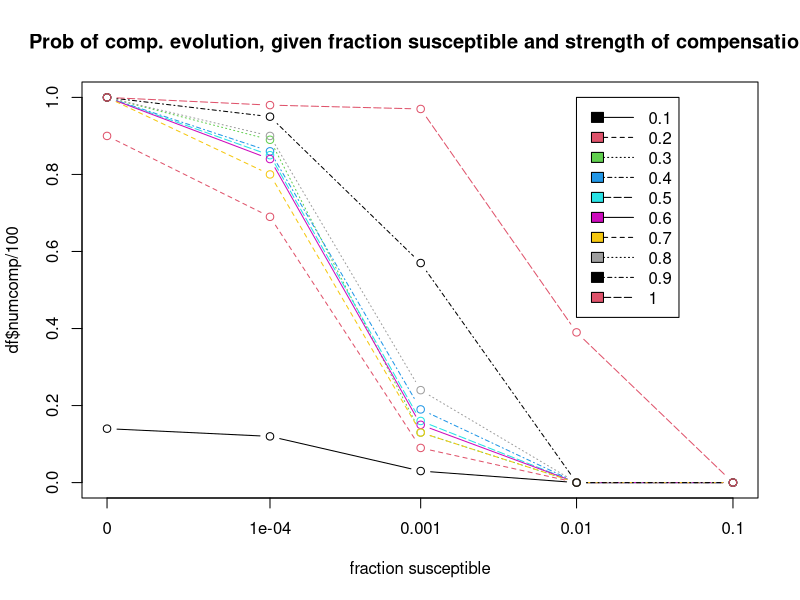

Reproduce this figure in R.


#This is code for the project with Ruti and Brandon. 
#I want to know what the probability of compensatory evolution is, given a certain set of parameters. 

#Let's start with a set of parameters

N =10000 #total pop size
f = 0.001 #fraction susceptible at beginning
G = 200 #numgenerations
c = 0.1 #cost of resistance
comp = 0.5 #effect of compensatory mutation (0.5 means half of cost is compensated, 1.5 means that cost is more than compensated)
mu = 1/N # mutation rate
numSims = 100

newPopArray <- function(N, c, comp, mu, popArray) {
  #first sampling
  fitnessArray <- popArray*c(1, 1-c, 1-(c*(1-comp)))
  popArray <- rmultinom(n = 1, size = N, prob = fitnessArray)
  #next mutation
  numMut = rbinom(n=1, size = popArray[2], prob = mu)
  popArray <- popArray + c(0, -numMut, +numMut)
}

newPopArrayVariableMutEffect <- function(N, c, comp, mu, popArray, mutrange) {
  #first sampling
  fitnessArray <- popArray*c(1, 1-c, 1-(c*(1-comp)))
  popArray <- rmultinom(n = 1, size = N, prob = fitnessArray)
  #next mutation
  numMut = rbinom(n=1, size = popArray[2], prob = mu)
  popArray <- popArray + c(0, -numMut, +numMut)
}

#starting the sim

#plot(1:G, 1:1000, type = "n", ylim=c(0,N))
#for (i in 1:G){
  #popArray<-newPopArray(N, c, comp, mu, popArray)
  #points(i, popArray[3], pch="*", col=2) #comp
  #points(i, popArray[1], pch="-", col=1) # susc
  #points(i, popArray[2], pch="+", col=3) #res
#}

compensationlist = (1:10)*0.1
fractionlist<-c(0,0.0001,0.001,0.01,0.1)
df<-data.frame(comp = 0, fraction = 0, numcomp = 0)

counter = 1
for (comp in compensationlist){
  for (fr in fractionlist){
    resultarray<-c()
    for (i in 1:numSims){
      S = rbinom(n = 1, size = N, prob = fr) #S is susceptible pop
      R = N-S #R is resistant pop
      Rc = 0 #starting with 0 compensated 
      popArray<-c(S, R, Rc) 
      for (j in 1:G){
        popArray<-newPopArray(N, c, comp, mu, popArray)
      }
      resultarray <- c(resultarray, popArray[3]>0.1*N)
    }
    df[counter,]<-c(comp, fr, length(which(resultarray)))
    counter = counter+1
  }
}

pdf("ProbCompEvolGivenSuscFractAndStrengthComp.pdf", width = 10)
plot(df$fraction+10^-5, df$numcomp/100, type="n", log="x", xaxt="n", xlab = "fraction susceptible",
     main = "Prob of comp. evolution, given fraction susceptible and strength of compensation")
axis(1, at=unique(df$fraction)+10^-5, labels=unique(df$fraction))
counter = 1
for (comp in compensationlist){
  print (comp)
points(df$fraction[df$comp==comp]+10^-5, df$numcomp[df$comp==comp]/100, type = "b", col=counter, lty = c(1:5,1:5,1:5)[counter])
counter = counter + 1
}
legend(x = 0.01, y = 1, legend = compensationlist, fill = 1:length(compensationlist), lty = 1:5)
dev.off()
